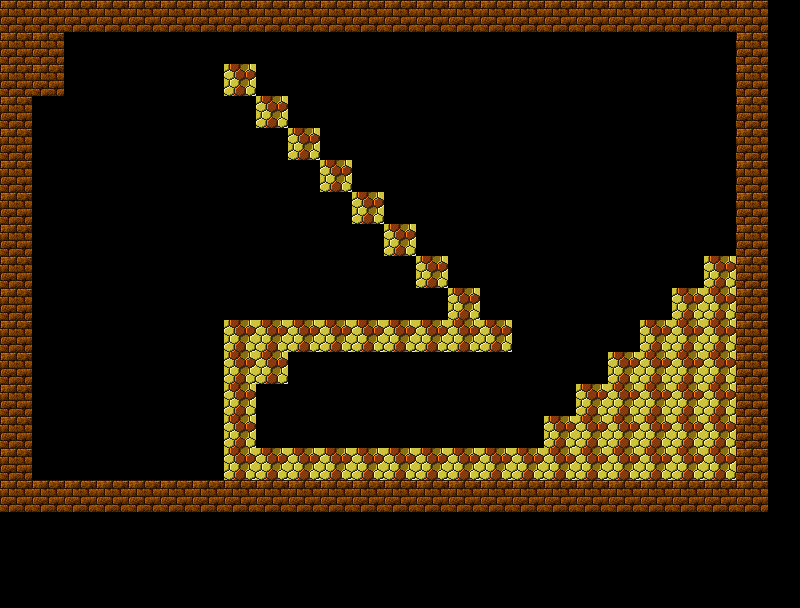

This is a level from a 2D game, rendered from its Tiled map with the project's own tilesets. A one-line summary and the map file follow, with tile-layer data summarised:
An orthogonal 25x19 tile map with 32x32 px tiles, 1 tile layer (L1).

<map version="1.0" orientation="orthogonal" renderorder="right-down" width="25" height="19" tilewidth="32" tileheight="32" nextobjectid="1">
 <tileset firstgid="1" name="dungeon_tiles" tilewidth="32" tileheight="32" tilecount="3072">
  <image source="dungeon_tiles.png" width="2048" height="1536" />
 </tileset>
 <layer name="L1" width="25" height="19">
  <data>[475 cells, 136 non-empty, 2 distinct tile ids]</data>
 </layer>
</map>
